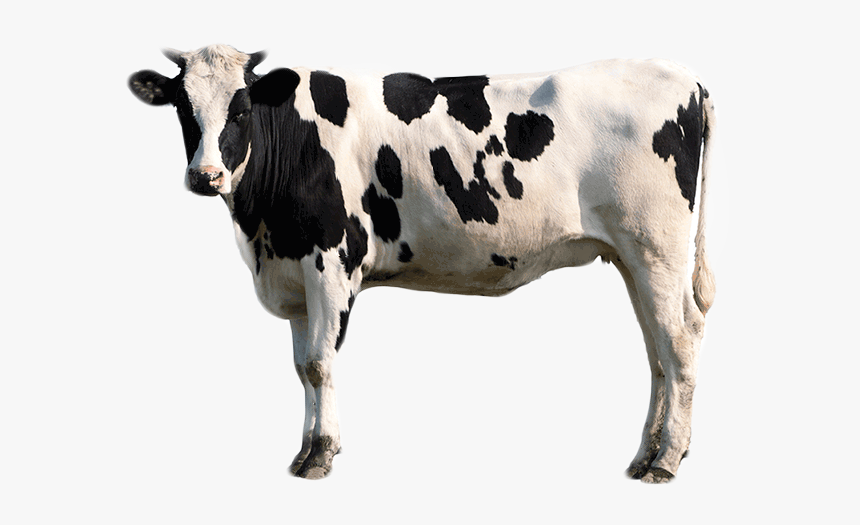
#> input picture test/cow.png, 860 x 525 px
$ python image.py
#> lines starting #> are read from the running program, lines starting #| are printed output that depends on the picture
from PIL import Image, ImageDraw, ImageFont
import random
#(110, 61, 255)

def get_position(digit, image_size, bounding_box):
    image_width, image_height = image_size
    left, top, right, bottom = bounding_box
    if 0 <= digit < 25:
        return (0, -top)
    elif 25 <= digit < 50:
        return (image_width - right, -top)
    elif 50 <= digit < 75:
        return (0, image_height - bottom)
    else:
        return (image_width - right, image_height - bottom)


with Image.open('cow.png') as background:
#> background is the input picture: PIL image 860x525 RGBA; mean R, G, B, A 214.4, 212.4, 210.3, 255
    digit = random.randint(0, 100)
    draw = ImageDraw.Draw(background)
    font = ImageFont.truetype("Roboto-Bold.ttf", 100)
    position = get_position(digit, background.size, font.getbbox(str(digit)))
#> position = (733, -18)
    draw.text(position, str(digit),tuple([random.randint(0,256) for i in range(3)]) , font=font)
    background.save('cow_edit.png')
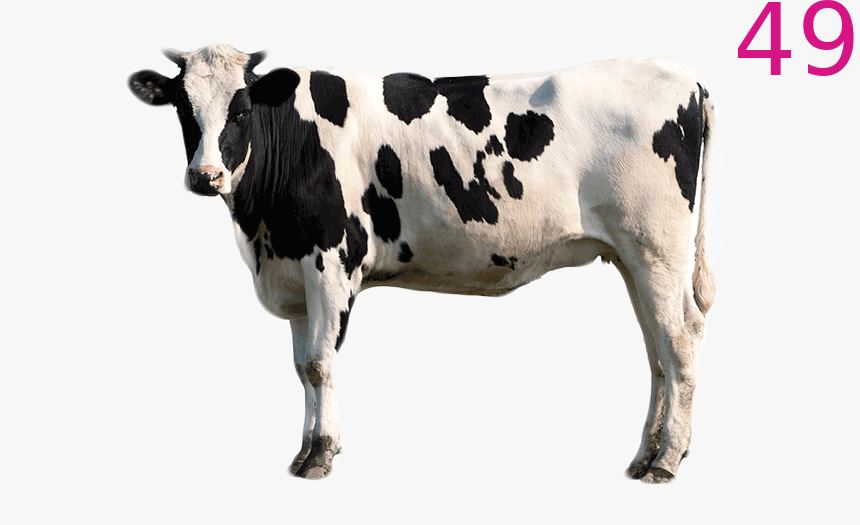
#> saved as cow_edit.png: PIL image 860x525 RGBA; mean R, G, B, A 214.2, 210.8, 209.5, 255

with Image.open('cow_edit.png') as image:
    image.show()
